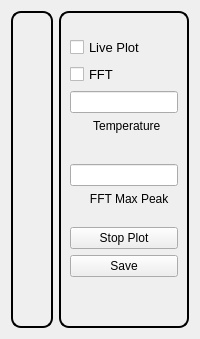
      <widget class="QWidget" name="tab_livePlot">
       <attribute name="title">
        <string>LivePlot</string>
       </attribute>
       <layout class="QVBoxLayout" name="verticalLayout_6">
        <item>
         <layout class="QHBoxLayout" name="horizontalLayout_7" stretch="1,0">
          <item>
           <widget class="QGroupBox" name="groupBox_5">
            <property name="sizePolicy">
             <sizepolicy hsizetype="MinimumExpanding" vsizetype="Preferred">
              <horstretch>0</horstretch>
              <verstretch>0</verstretch>
             </sizepolicy>
            </property>
            <property name="styleSheet">
             <string notr="true">QGroupBox {
    border: 2px solid black;
    border-radius: 10px;
    background: qradialgradient(
        cx: 0.5, cy: 0.5, radius: 0.9,
        fx: 0.5, fy: 0.5,
        stop: 0 rgba(57, 255, 20, 60),   /* brighter center */
        stop: 1 rgba(57, 255, 20, 15)    /* fades softly to edges */
    );
}
</string>
            </property>
            <property name="title">
             <string/>
            </property>
            <layout class="QGridLayout" name="gridLayout_9">
             <item row="0" column="0">
              <widget class="QCustomPlot" name="customPlot_adxl_x_live" native="true">
               <property name="sizePolicy">
                <sizepolicy hsizetype="Preferred" vsizetype="Preferred">
                 <horstretch>0</horstretch>
                 <verstretch>0</verstretch>
                </sizepolicy>
               </property>
              </widget>
             </item>
             <item row="0" column="1">
              <widget class="QCustomPlot" name="customPlot_adxl_y_live" native="true"/>
             </item>
             <item row="1" column="0">
              <widget class="QCustomPlot" name="customPlot_adxl_z_live" native="true"/>
             </item>
             <item row="1" column="1">
              <widget class="QCustomPlot" name="customPlot_incl_x_live" native="true"/>
             </item>
            </layout>
           </widget>
          </item>
          <item>
           <widget class="QGroupBox" name="groupBox_6">
            <property name="styleSheet">
             <string notr="true">QGroupBox {
    border: 2px solid black;
    border-radius: 10px;
    background: qradialgradient(
        cx: 0.5, cy: 0.5, radius: 0.9,
        fx: 0.5, fy: 0.5,
        stop: 0 rgba(57, 255, 20, 60),   /* brighter center */
        stop: 1 rgba(57, 255, 20, 15)    /* fades softly to edges */
    );
}
</string>
            </property>
            <property name="title">
             <string/>
            </property>
            <layout class="QVBoxLayout" name="verticalLayout_5">
             <item>
              <spacer name="verticalSpacer_9">
               <property name="orientation">
                <enum>Qt::Vertical</enum>
               </property>
               <property name="sizeType">
                <enum>QSizePolicy::Minimum</enum>
               </property>
               <property name="sizeHint" stdset="0">
                <size>
                 <width>20</width>
                 <height>15</height>
                </size>
               </property>
              </spacer>
             </item>
             <item>
              <widget class="QCheckBox" name="checkBox_livePlot">
               <property name="font">
                <font>
                 <pointsize>10</pointsize>
                </font>
               </property>
               <property name="contextMenuPolicy">
                <enum>Qt::NoContextMenu</enum>
               </property>
               <property name="text">
                <string>Live Plot</string>
               </property>
              </widget>
             </item>
             <item>
              <widget class="QCheckBox" name="checkBox_fft">
               <property name="font">
                <font>
                 <pointsize>10</pointsize>
                </font>
               </property>
               <property name="text">
                <string>FFT</string>
               </property>
              </widget>
             </item>
             <item>
              <widget class="QLineEdit" name="lineEdit_temperature">
               <property name="text">
                <string/>
               </property>
               <property name="echoMode">
                <enum>QLineEdit::Normal</enum>
               </property>
               <property name="readOnly">
                <bool>true</bool>
               </property>
              </widget>
             </item>
             <item>
              <widget class="QLabel" name="label_6">
               <property name="text">
                <string>       Temperature</string>
               </property>
              </widget>
             </item>
             <item>
              <spacer name="verticalSpacer_7">
               <property name="orientation">
                <enum>Qt::Vertical</enum>
               </property>
               <property name="sizeType">
                <enum>QSizePolicy::Maximum</enum>
               </property>
               <property name="sizeHint" stdset="0">
                <size>
                 <width>20</width>
                 <height>25</height>
                </size>
               </property>
              </spacer>
             </item>
             <item>
              <widget class="QLineEdit" name="lineEdit_fftPeak"/>
             </item>
             <item>
              <widget class="QLabel" name="label_7">
               <property name="text">
                <string>      FFT Max Peak</string>
               </property>
              </widget>
             </item>
             <item>
              <spacer name="verticalSpacer_10">
               <property name="orientation">
                <enum>Qt::Vertical</enum>
               </property>
               <property name="sizeType">
                <enum>QSizePolicy::Minimum</enum>
               </property>
               <property name="sizeHint" stdset="0">
                <size>
                 <width>20</width>
                 <height>15</height>
                </size>
               </property>
              </spacer>
             </item>
             <item>
              <widget class="QPushButton" name="pushButton_stopLivePlot">
               <property name="text">
                <string>Stop Plot</string>
               </property>
              </widget>
             </item>
             <item>
              <widget class="QPushButton" name="pushButton_saveLive">
               <property name="text">
                <string>Save</string>
               </property>
              </widget>
             </item>
             <item>
              <spacer name="verticalSpacer_8">
               <property name="orientation">
                <enum>Qt::Vertical</enum>
               </property>
               <property name="sizeHint" stdset="0">
                <size>
                 <width>20</width>
                 <height>40</height>
                </size>
               </property>
              </spacer>
             </item>
            </layout>
           </widget>
          </item>
         </layout>
        </item>
       </layout>
      </widget>
